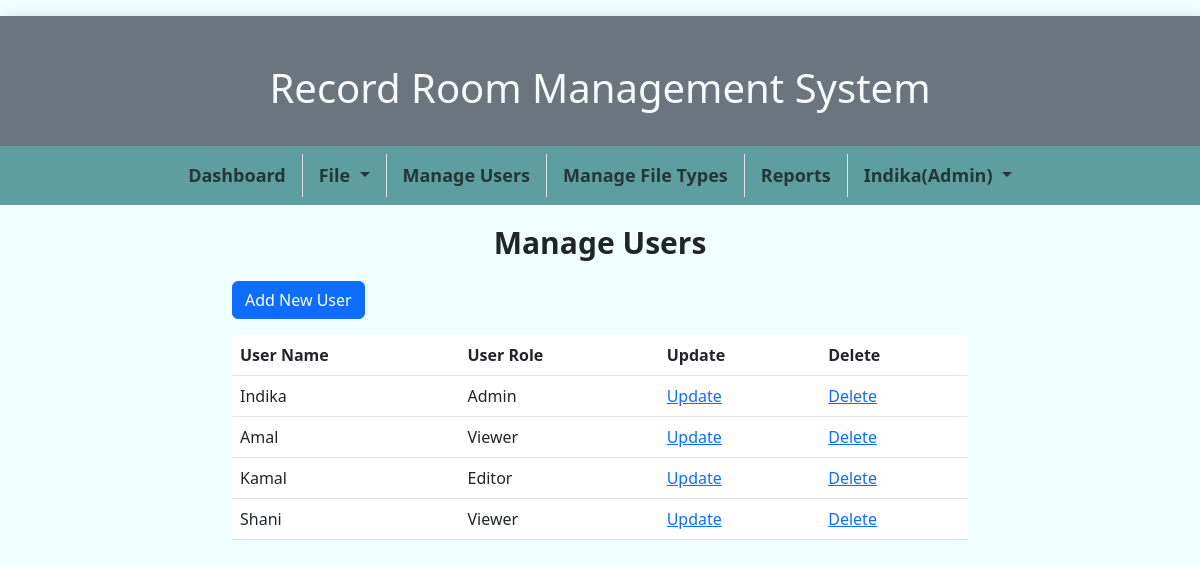
Page /ManageUsers.php (signed in) on the earlier database version.
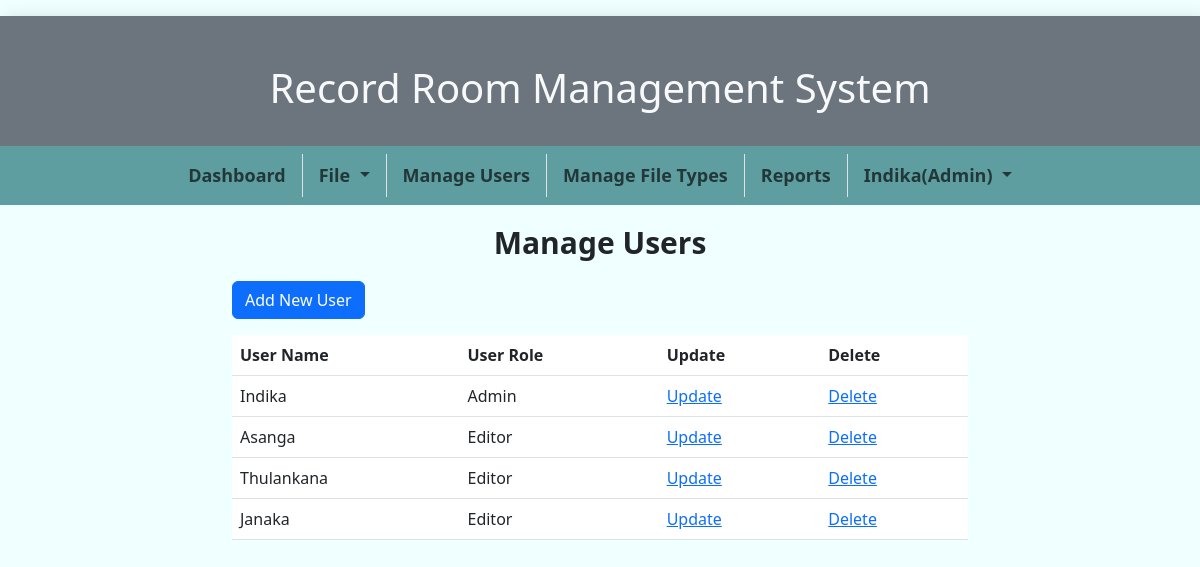
Same page on the later database version.
### tables this page shows
CREATE TABLE `users` (
  `userId` int(3) NOT NULL,
  `userName` varchar(100) NOT NULL,
  `userRole` enum('Admin','Editor','Viewer') NOT NULL DEFAULT 'Viewer',
  `password` varchar(255) NOT NULL
);

### ManageUsers.php (the view, shortened to what this page needs)
<!DOCTYPE html>
<html lang="en">
<head>
    <link href="https://cdn.jsdelivr.net/npm/bootstrap@5.3.0/dist/css/bootstrap.min.css" rel="stylesheet">
    <link rel="stylesheet" href="css/styles.css">
</head>
<body>
    <?php include "header.php" ?>
    <div class="container">
        <div class="row justify-content-center">
            <div class="col-md-8">
                <h1 class="title">Manage Users</h1>
            </div>
        </div>
        <div class="row justify-content-center">
            <div class="col-md-8">
                <a class="btn btn-primary" href="addnewuser.php?mode=n" role="button">Add New User</a>
            </div>
        </div>
        <div class="row justify-content-center">
            <div class="col-md-8 mt-3">
                <div>
                    <table class="table">
                        <thead>
                            <tr>
                                <th scope="col">User Name</th>
                                <th scope="col">User Role</th>
                                <th scope="col">Update</th>
                                <th scope="col">Delete</th>
                            </tr>
                        </thead>
                        <tbody>
                            <?php
                            include("db_connection.php");
                            $result = mysqli_query($conn, "SELECT * FROM users");
                            while ($row = mysqli_fetch_assoc($result)) {
                                echo "<tr>
                                <td>" . $row['userName'] . "</td>
                                <td>" . $row['userRole'] . "</td>
                                <td><a href='AddNewUser.php?mode=u&uname=" . $row['userName'] . "'>Update</a></td>
                                <td><a href='AddNewUser.php?mode=d&uname=" . $row['userName'] . "'>Delete</a></td>
                                </tr>";
                            }
                            ?>
                        </tbody>
                    </table>
                </div>
            </div>
        </div>
    </div>
</body>
</html>

### header.php (shortened to what this page needs)
<div id="header">
    <div class="my-3 bg-secondary">
        <div class="row text-center text-light">
            <div class="col  my-5  ">
                <h1>Record Room Management System</h1>
            </div>
        </div>
    </div>
</div>
<div class="row">
    <div class="col">
        <nav class="navbar navbar-expand-lg primary-border-subtle" style="background-color: cadetblue;">
            <div class="container">
                <div class="collapse navbar-collapse justify-content-center" id="navbarNavDropdown">
                    <ul class="navbar-nav mx-auto" style="font-size: large; font-weight: bold;">
                        <li class="nav-item border-end pe-2 me-2">
                            <a class="nav-link" href="index.php">Dashboard</a>
                        </li>
                        <li class="nav-item dropdown  border-end pe-2 me-2">
                            <a class="nav-link dropdown-toggle" href="#" data-bs-toggle="dropdown">
                                File
                            </a>
                        </li>
                        <li class="nav-item border-end pe-2 me-2">
                            <a class="nav-link" href="ManageUsers.php">Manage Users</a>
                        </li>
                        <li class="nav-item border-end pe-2 me-2">
                            <a class="nav-link" href="ManageFileTypes.php">Manage File Types</a>
                        </li>
                        <li class="nav-item border-end pe-2 me-2">
                            <a class="nav-link" href="Reports.php">Reports</a>
                        </li>
                        <li class="nav-item dropdown">
                            <a class="nav-link dropdown-toggle" href="#" data-bs-toggle="dropdown">
                                <i class="fas fa-user"></i> <?php echo isset($_SESSION['user'])?$_SESSION['user']."(".$_SESSION['role'].")":'User';?>
                            </a>
                        </li>
                    </ul>
                </div>
            </div>
        </nav>
    </div>
</div>

### css/styles.css (style rules this page uses)
body { margin: auto; background-color: azure; overflow-x: hidden; }
#header { height: 130px; filter: drop-shadow(5px 5px 10px rgba(0, 0, 0, 0.2)); }
.title { margin-top: 20px; margin-bottom: 20px; font-size: 30px; font-weight: 700; text-align: center; }

Differences in the rows shown:
removed users: userName "Amal", userRole "Viewer"
removed users: userName "Shani", userRole "Viewer"
added users: userName "Asanga", userRole "Editor"
changed users: userName "Kamal" → "Thulankana"
added users: userName "Janaka", userRole "Editor"
